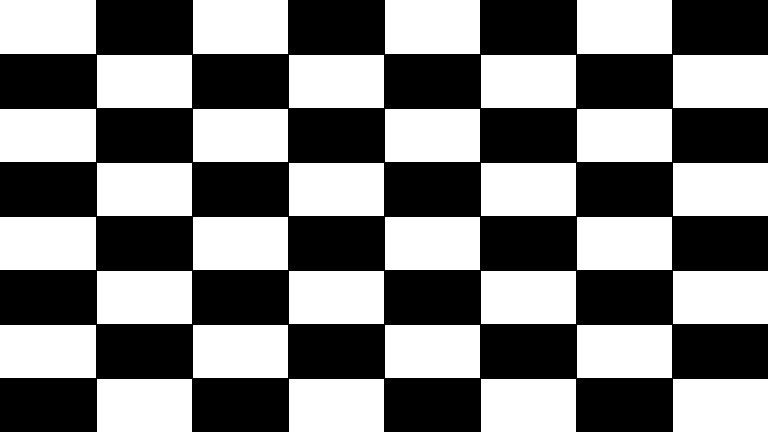
#> input picture 1.NonMaximumSupression/chessboard.jpg, 768 x 432 px
$ jupyter execute NMS.ipynb   (older library calls are emulated)
#> lines starting #> are read from the running program, lines starting #| are printed output that depends on the picture; after the words box and inside, x2 and y2 are one past the last pixel; in counts of white or black regions, pixels touching at a corner belong together
[cell 1]
import cv2
import matplotlib.pyplot as plt
import numpy as np

[cell 2]
def get_gradients_xy(img, ksize):
    ## Student Code ~ 2 lines of codes
    #print(img.dtype)
    sobelx = cv2.Sobel(img, cv2.CV_16S, 1,0,ksize=ksize)
    sobely = cv2.Sobel(img, cv2.CV_16S, 0,1,ksize=ksize)
    #
    sobelx = np.absolute(sobelx)
    sobely = np.absolute(sobely)

    sobelx = np.uint8(sobelx)
    sobely = np.uint8(sobely)

    return sobelx, sobely
    ## Student Code Ends


def rescale(img, min,max):
    ## Student Code
    img = (img-img.min())/float(img.max()-img.min())
    img = min + img * (max-min)
    ## End Student Code
    return img

[cell 3]
filename = 'chessboard.jpg'
img = cv2.imread(filename)
#> img is the input picture: shape (432, 768, 3); min 0, max 255, mean 124.3
gray = cv2.cvtColor(img,cv2.COLOR_BGR2GRAY)

[cell 4]
gray = np.float32(gray)
dst = cv2.cornerHarris(gray,2,3,0.04)

[cell 5]
#result is dilated for marking the corners, not important
kernal = np.ones((3,3),np.uint8)
dst = cv2.dilate(dst,kernal)
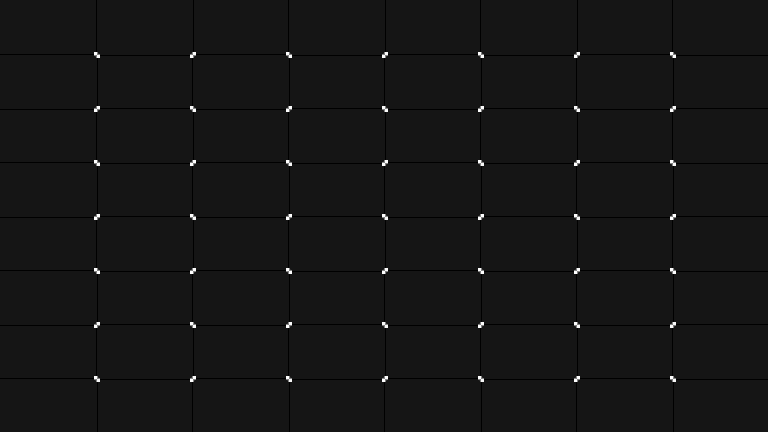
#> dst: shape (432, 768) float32; min -42282504, max 458335776, mean 545784.1; drawn with min black and max white

[cell 6]
# Threshold for an optimal value, it may vary depending on the image.
img[dst>0.01*dst.max()]=[0,0,255]
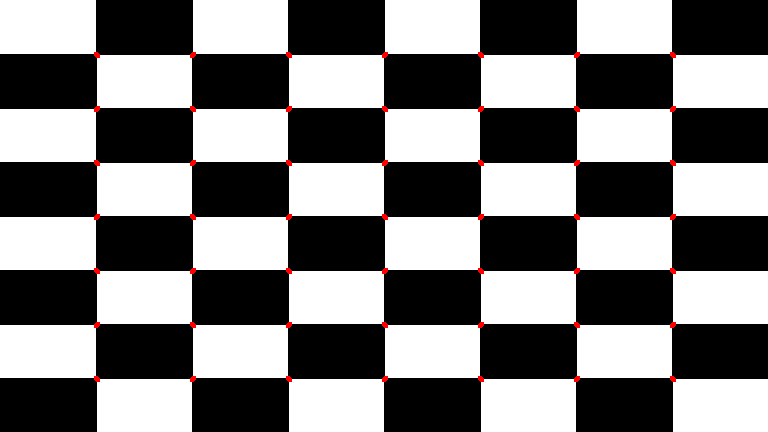
#> img: shape (432, 768, 3); 0.44% of pixels changed, all inside (x1, y1, x2, y2) = (94, 52, 676, 382)

[cell 7]
#cv2.imshow('dst',img)
plt.imshow(img)
#if cv2.waitKey(0) & 0xff == 27:
#    cv2.destroyAllWindows()

[cell 8]
def get_gradients_xy(img, ksize):
    ## Student Code ~ 2 lines of codes
    #print(img.dtype)
    sobelx = cv2.Sobel(img, cv2.CV_16S, 1,0,ksize=ksize)
    sobely = cv2.Sobel(img, cv2.CV_16S, 0,1,ksize=ksize)
    #
    sobelx = np.absolute(sobelx)
    sobely = np.absolute(sobely)

    sobelx = np.uint8(sobelx)
    sobely = np.uint8(sobely)

    return sobelx, sobely
    ## Student Code Ends


def rescale(img, min,max):
    ## Student Code
    img = (img-img.min())/float(img.max()-img.min())
    img = min + img * (max-min)
    ## End Student Code
    return img

[cell 9]
def NonMaximalSuppression(img, radius):
    """
    consider only the max value
    within window of size(radious x radious)
    around each pixel and assume all other value with 0
    """
    suppresedImg = np.zeros(img.shape,dtype=np.uint8)
    height = img.shape[0]
    width = img.shape[1]
    max = -1
    posX = -1
    posY = -1
    for row in range (0,height,radius):
      for column in range (0,width, radius):
        filter = img [row:row+radius,column:column+radius]
        for filterRow in range(0,radius):
          for filterColumn in range(0,radius):
            if filter[filterRow][filterColumn]> max:
              max = filter[filterRow][filterColumn]
              posX = filterRow
              posY = filterColumn
        suppresedImg[row+posX][column+posY] = max
        max=-1
        posX = -1
        posY = -1
    return suppresedImg

[cell 10]
# 1- gradients in both the X and Y directions.
def harris(img, thresh=200, radius=2, verbose=True):
    Gx, Gy = get_gradients_xy(img, 5)
    if verbose:
        cv2.imshow("Gradients", np.hstack([Gx, Gy]))

    # 2- smooth the derivative a little using gaussian
    #Student Code ~ 2 Lines
    Gx = cv2.GaussianBlur(Gx, (5, 5), sigmaX=3,sigmaY=0)
    Gy = cv2.GaussianBlur(Gy, (5, 5), sigmaX=0,sigmaY=3)
    #End Student Code

    cv2.imshow("Blured", np.hstack([Gx, Gy]))
    #cv2.waitKey(0)
    #cv2.destroyAllWindows()

    # 3- Calculate R:
    R = np.zeros(img.shape)
    k = 0.04

    # 	3.1 Loop on each pixel:
    for i in range(len(Gx)):
        for j in range(len(Gx[i])):
    # 	3.2 Calculate M for each pixel:
    # 		    M = [[a11, a12],
    #                [a21, a22]]
    #           with a11=Gx^2, a12=GxGy, a21=GxGy, a22=Gy^2
            #Student Code ~ 1 line of code
            M = np.array([[int(Gx[i,j])*int(Gx[i,j]), int(Gx[i,j])*int(Gy[i, j])],
                          [int(Gx[i,j])*int(Gy[i,j]), int(Gy[i,j])*int(Gy[i, j])]])
            #Student Code

    # 	3.3 Calculate Det_M = np.linalg.det(a) or Det_M = a11*a22 - a12*a21; and trace=a11+a22
            Det_M = np.linalg.det(M)

    # 	3.4 Calculate Response at this pixel = det-k*trace^2
    #   where trace of M is the sum of its diagonals
            #Student Code ~ 1 line of code
            R[i, j] = Det_M - k*(M[0,0]+M[1, 1])**2
            #End Student Code

    # 4 Display the result, but make sure to re-scale the data in the range 0 to 255

    R = rescale(R, 0, 255)

    plt.imshow(R, cmap="gray")
    plt.show()
    # 5- Threshold and Non-Maximal Suppression
    # Student Code ~ 2 lines of code
    #R[R>thresh] = 255
    #R[R<=thresh] = 0
    #M = 0.01 * R.max()
    #M=-100
    # Threshold for an optimal value, it may vary depending on the image.
    R = NonMaximalSuppression(R, radius)
    R[R > 200] = 255
    R[R < 200] = 0
    # End Student Code
    plt.imshow(R, cmap="gray")
    plt.show()

    return R

[cell 11]
img_pairs = [['check.bmp', 'check_rot.bmp']]
dir = 'input/'
i = 0;

for [img1,img2] in img_pairs:
    i += 1
    img1 = cv2.imread(dir+img1, 0)
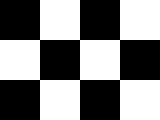
#> input picture 1.NonMaximumSupression/input/check.bmp, 160 x 120 px
#> img1: shape (120, 160); 50% white; 1 white region, box (x1, y1, x2, y2) and area: (0, 0, 160, 120) 9600
    img2 = cv2.imread(dir+img2, 0)
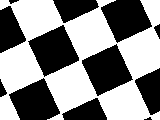
#> input picture 1.NonMaximumSupression/input/check_rot.bmp, 160 x 120 px
#> img2 is the input picture: shape (120, 160); min 0, max 255, mean 137.7
    r1 = harris(img1)
#> the loop in harris, `for i in range(len(Gx)):` made 120 passes
#> after the loop in NonMaximalSuppression, `for row in range (0,height,radius):`:
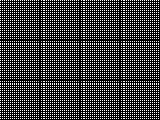
#> suppresedImg: shape (120, 160); min 0, max 255, mean 63.1
#> in harris, `R[R > 200] = 255`: R: shape (120, 160); 6.46% of pixels changed, all inside (x1, y1, x2, y2) = (0, 0, 159, 119)
#> in harris, `R[R < 200] = 0`: R: shape (120, 160); 24.9% white in thin lines or dots
    r2 = harris(img2) #Note that threshod may need to be different from picture to another
#> call 2 of harris, with thresh = 200, radius = 2, verbose = True
#> call 2 of get_gradients_xy, with ksize = 5
#> in get_gradients_xy (call 2), `sobely = cv2.Sobel(img, cv2.CV_16S, 0,1,ksize=ksize)`:
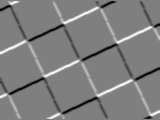
#> sobely: shape (120, 160) int16; min -12240, max 12240, mean -0.2; drawn with min black and max white
#> in harris (call 2), `Gy = cv2.GaussianBlur(Gy, (5, 5), sigmaX=0,sigmaY=3)`:
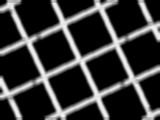
#> Gy: shape (120, 160); min 0, max 245, mean 56.9
#> in harris (call 2), `cv2.imshow("Blured", np.hstack([Gx, Gy]))`:
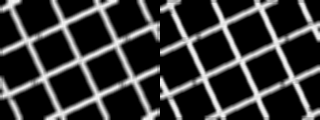
#> window 'Blured': shape (120, 320); min 0, max 246, mean 57
#> the loop in harris (call 2), `for i in range(len(Gx)):` made 120 passes
#> after the loop in harris (call 2), `for i in range(len(Gx)):`:
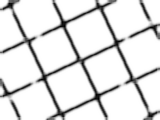
#> R: shape (120, 160) float64; min -522067661.4, max 0, mean -62286114.2; drawn with min black and max white
#> in harris (call 2), `R[R < 200] = 0`:
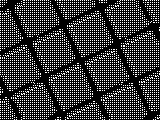
#> R: shape (120, 160); min 0, max 255, mean 55.4
    plt.figure(i)
    plt.subplot(221), plt.imshow(img1, cmap='gray')
    plt.subplot(222), plt.imshow(img2, cmap='gray')
    plt.subplot(223), plt.imshow(r1, cmap='gray')
    plt.subplot(224), plt.imshow(r2, cmap='gray')
    plt.show()
